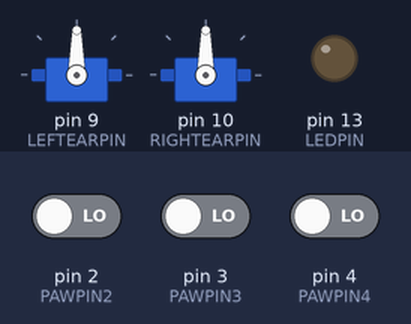
This sketch was run on a simulated Arduino Uno, built with avr-gcc and run on an emulated ATmega328P. On the bench: 2 × servo, output pins drawn as LEDs (lit = HIGH). The inputs (shaded band) are chosen by the test bench; at power-on: pin 2 (PAWPIN2) LOW, pin 3 (PAWPIN3) LOW, pin 4 (PAWPIN4) LOW. Random numbers use the default seed unless the sketch sets one.

Above: at 1.2 s.
1.3 s: pin 2 (PAWPIN2) driven HIGH
At 1.8 s:
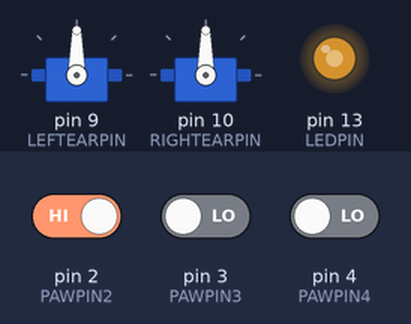
2.8 s: pin 2 (PAWPIN2) driven LOW
At 3.6 s:
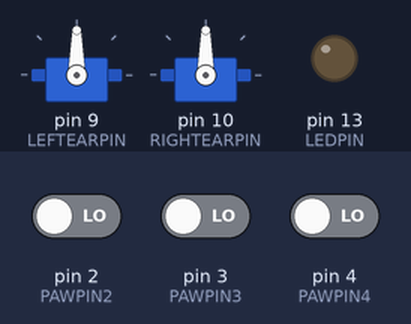
4.3 s: pin 3 (PAWPIN3) driven HIGH
At 5.2 s:
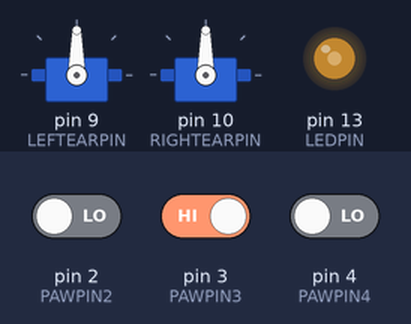
Timing chart, 0 to 7.3 s (numbered marks = the images above; inputs shaded):
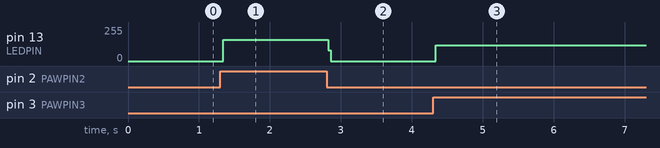

Measured:
- after the input at 1.3 s, pin 13 (LEDPIN): 0/255 → 159/255 at once
- after the input at 2.8 s, pin 13 (LEDPIN): 159/255 → 0/255 at once
- after the input at 4.3 s, pin 13 (LEDPIN): 0/255 → 119/255 at once

The sketch:

febuary11th_copy_20240211130741_copy_20240211130831.ino
```cpp
#include <Servo.h>

//shared with Mr Hansen successfully :)
// 19067
//setting up pins
const byte LEDPIN = 13;
const byte PAWPIN1 = 1;
const byte PAWPIN2 = 2;
const byte PAWPIN3 = 3;
const byte PAWPIN4 = 4;
const byte LEFTEARPIN = 9;
const byte RIGHTEARPIN = 10;

Servo leftEar;
Servo rightEar;

//setting pins as inputs and outputs
void setup() {
  Serial.begin(9600);
  pinMode(13, OUTPUT);
  pinMode(PAWPIN1, INPUT);
  pinMode(PAWPIN2, INPUT);
  pinMode(PAWPIN3, INPUT);
  pinMode(PAWPIN4, INPUT);
  leftEar.attach(LEFTEARPIN);
  rightEar.attach(RIGHTEARPIN);
}
// put your setup code here, to run once:


void loop() {
  if (digitalRead(LEDPIN) == HIGH) {
    digitalWrite(LEDPIN, LOW);
  }
  if (digitalRead(PAWPIN1) == HIGH) {
    digitalWrite(LEDPIN, HIGH);
  }
  if (digitalRead(PAWPIN2) == HIGH) {
    digitalWrite(LEDPIN, HIGH);
  }
  if (digitalRead(PAWPIN3) == HIGH) {
    digitalWrite(LEDPIN, HIGH);
  }
  if (digitalRead(PAWPIN4) == HIGH) {
  }
}

void wagEars() {

  leftEar.write(0);
  rightEar.write(0);
  leftEar.write(90);
  rightEar.write(90);
  leftEar.write(0);
  rightEar.write(0);
}
void blinkingLed() {
  byte randNumber = random(1, 3);
  for (int i = 0; i < randNumber; i++) {
    digitalWrite(LEDPIN, HIGH);
    delay(500);
    digitalWrite(LEDPIN, LOW);
    delay(500);
  }
}
```
